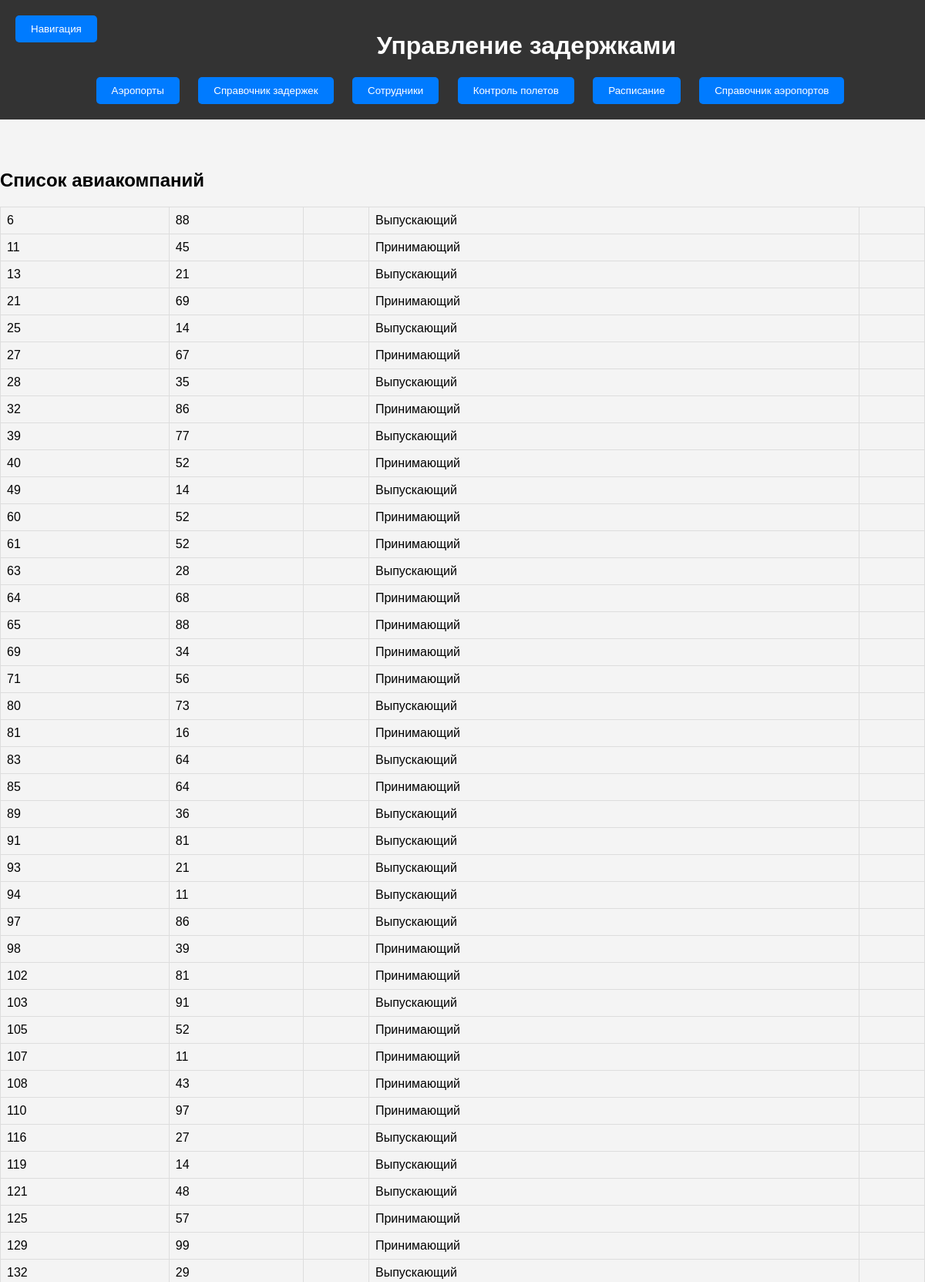
The page /tables/delays/main/delays.php (upper part) on the database its author committed.
### tables this page shows
CREATE TABLE IF NOT EXISTS `delays` (
  `id_flights` int(11) NOT NULL,
  `code_delay` int(11) NOT NULL,
  `describe_delay` varchar(180) DEFAULT NULL,
  `airport` varchar(20) NOT NULL COMMENT 'По вине какого аэропорта произошла задержка',
  PRIMARY KEY (`id_flights`),
  KEY `code_delay` (`code_delay`)
);

### tables/delays/main/get_delays.php (the view, shortened to what this page needs)
<?php
$servername = "localhost";
$username = "root";
$password = "";
$dbname = "airport";
$conn = new mysqli($servername, $username, $password, $dbname);
mysqli_set_charset($conn, "utf8");
$sql = "SELECT id_flights, code_delay, describe_delay, airport FROM delays";
$result = $conn->query($sql);
if ($result->num_rows > 0) {
    while($row = $result->fetch_assoc()) {
        echo "<tr id='" . $row["id_flights"] . "'>";
        echo "<td>" . $row["id_flights"] . "</td>";
        echo "<td data-field='code_delay' data-value='" . $row["code_delay"] . "'>" . $row["code_delay"] . "</td>";
        echo "<td data-field='describe_delay' data-value='" . $row["describe_delay"] . "'>" . $row["describe_delay"] . "</td>";
        echo "<td data-field='airport' data-value='" . $row["airport"] . "'>" . $row["airport"] . "</td>";
        echo "<td>";
		echo "</td>";
		echo "</tr>";
    }
} else {
    echo "0 результатов";
}
?>

### tables/delays/main/styles.css (style rules this page uses)
body { font-family: Arial, sans-serif; margin: 0; padding: 0; background-color: #f4f4f4; }
table th, table td { border: 1px solid #ddd; padding: 8px; }

### rows shown on the page
delays: id_flights "6", code_delay "88", airport "Выпускающий"
delays: id_flights "11", code_delay "45", airport "Принимающий"
delays: id_flights "13", code_delay "21", airport "Выпускающий"
delays: id_flights "21", code_delay "69", airport "Принимающий"
delays: id_flights "25", code_delay "14", airport "Выпускающий"
delays: id_flights "27", code_delay "67", airport "Принимающий"
delays: id_flights "28", code_delay "35", airport "Выпускающий"
delays: id_flights "32", code_delay "86", airport "Принимающий"
delays: id_flights "39", code_delay "77", airport "Выпускающий"
delays: id_flights "40", code_delay "52", airport "Принимающий"
delays: id_flights "49", code_delay "14", airport "Выпускающий"
delays: id_flights "60", code_delay "52", airport "Принимающий"
delays: id_flights "61", code_delay "52", airport "Принимающий"
delays: id_flights "63", code_delay "28", airport "Выпускающий"
delays: id_flights "64", code_delay "68", airport "Принимающий"
delays: id_flights "65", code_delay "88", airport "Принимающий"
delays: id_flights "69", code_delay "34", airport "Принимающий"
delays: id_flights "71", code_delay "56", airport "Принимающий"
delays: id_flights "80", code_delay "73", airport "Выпускающий"
delays: id_flights "81", code_delay "16", airport "Принимающий"
delays: id_flights "83", code_delay "64", airport "Выпускающий"
delays: id_flights "85", code_delay "64", airport "Принимающий"
delays: id_flights "89", code_delay "36", airport "Выпускающий"
delays: id_flights "91", code_delay "81", airport "Выпускающий"
delays: id_flights "93", code_delay "21", airport "Выпускающий"
delays: id_flights "94", code_delay "11", airport "Выпускающий"
delays: id_flights "97", code_delay "86", airport "Выпускающий"
delays: id_flights "98", code_delay "39", airport "Принимающий"
delays: id_flights "102", code_delay "81", airport "Принимающий"
delays: id_flights "103", code_delay "91", airport "Выпускающий"
delays: id_flights "105", code_delay "52", airport "Принимающий"
delays: id_flights "107", code_delay "11", airport "Принимающий"
delays: id_flights "108", code_delay "43", airport "Принимающий"
delays: id_flights "110", code_delay "97", airport "Принимающий"
delays: id_flights "116", code_delay "27", airport "Выпускающий"
delays: id_flights "119", code_delay "14", airport "Выпускающий"
delays: id_flights "121", code_delay "48", airport "Выпускающий"
delays: id_flights "125", code_delay "57", airport "Принимающий"
delays: id_flights "129", code_delay "99", airport "Принимающий"
delays: id_flights "132", code_delay "29", airport "Выпускающий"
